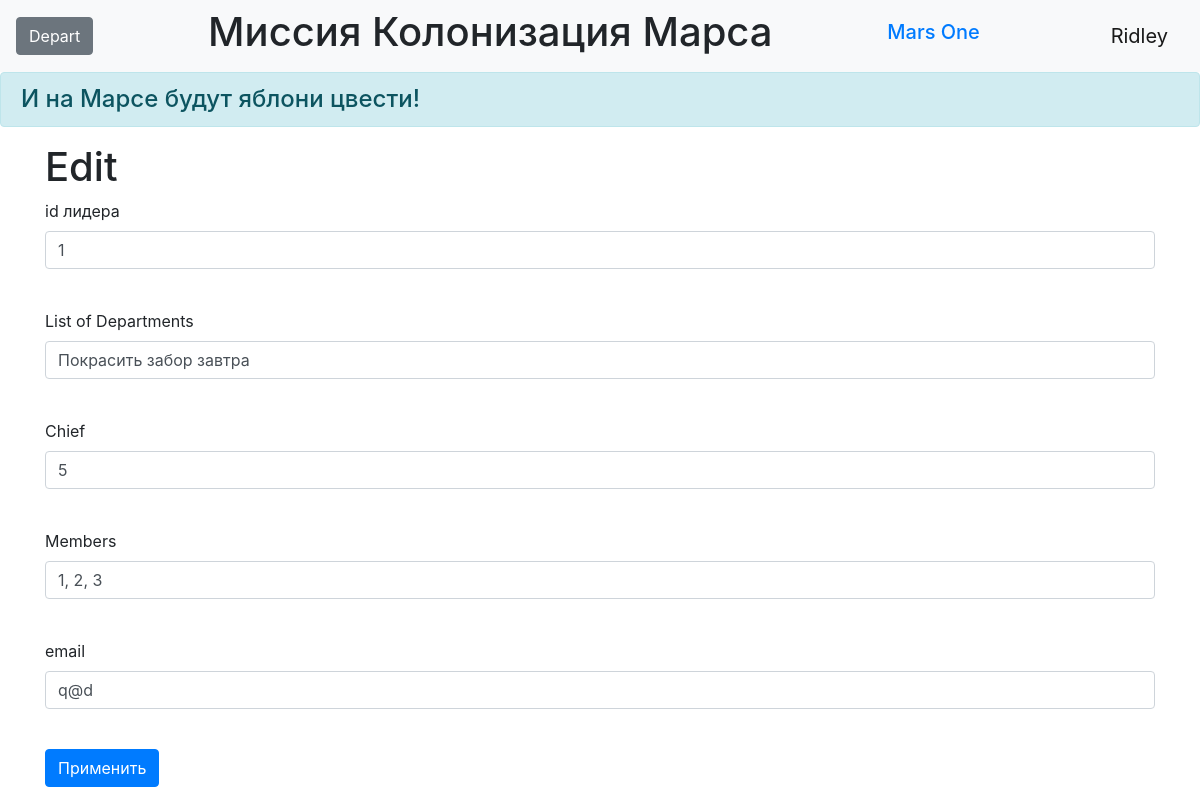
Before: /depart_edit/1 (signed in) with the older database file.
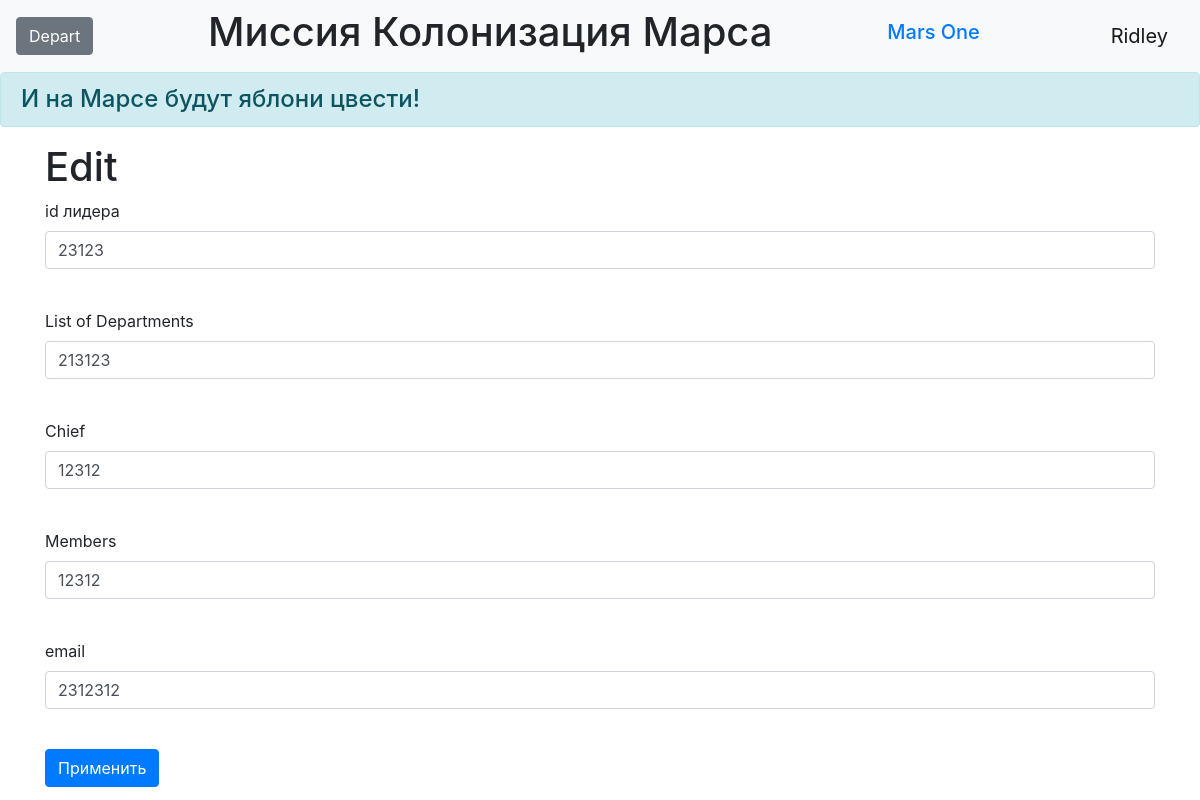
After: the same page with the newer database file.
### data/department.py (models this page shows)
class Depart(SqlAlchemyBase):
    __tablename__ = 'departments'
    id = sqlalchemy.Column(sqlalchemy.Integer,
                           primary_key=True, autoincrement=True)
    team_leader = sqlalchemy.Column(sqlalchemy.Integer,
                                    sqlalchemy.ForeignKey("users.id"))
    title = sqlalchemy.Column(sqlalchemy.String, nullable=True)
    chief = sqlalchemy.Column(sqlalchemy.String, nullable=True)
    members = sqlalchemy.Column(sqlalchemy.String, nullable=True)
    email = sqlalchemy.Column(sqlalchemy.String, default=True)
    start_date = sqlalchemy.Column(sqlalchemy.DateTime,
                                   default=datetime.datetime.now)
    end_date = sqlalchemy.Column(sqlalchemy.DateTime,
                                 default=datetime.datetime.now)
    user = orm.relationship('User')

### main.py (the view, shortened to what this page needs)
@app.route('/depart_edit/<int:id>', methods=['GET', 'POST'])
@login_required
def depart_edit(id):
    form = DepartForm()
    if request.method == "GET":
        db_sess = db_session.create_session()
        work = db_sess.query(Depart).filter(Depart.id == id,
                                          (Depart.team_leader == current_user.id) | (current_user.id == 1)
                                          ).first()
        if work:
            form.team_leader.data = work.team_leader
            form.title.data = work.title
            form.chief.data = work.chief
            form.members.data = work.members
            form.email.data = work.email
        else:
            abort(404)
    return render_template('edit_depart.html',
                           title='Редактирование работы',
                           form=form
                           )

### data/depart_forms.py
class DepartForm(FlaskForm):
    team_leader = IntegerField('id лидера', validators=[DataRequired()])
    title = StringField('List of Departments', validators=[DataRequired()])
    chief = StringField('Chief', validators=[DataRequired()])
    members = StringField('Members', validators=[DataRequired()])
    email = StringField("email", validators=[DataRequired()])
    submit = SubmitField('Применить')

### data/db_session.py (called while the page is built)
def create_session() -> Session:
    global __factory
    return __factory()

### main.py (called while the page is built)
@login_manager.user_loader
def load_user(user_id):
    db_sess = db_session.create_session()
    return db_sess.query(User).get(user_id)

### templates/edit_depart.html (shortened to what this page needs)
{% extends "base.html" %}
{% block content %}
<h1>Edit</h1>
<form action="" method="post">
    <p>
        {{ form.team_leader.label }}<br>
        {{ form.team_leader(class="form-control") }}<br>
    </p>
    <p>
        {{ form.title.label }}<br>
        {{ form.title(class="form-control") }}<br>
    </p>
    <p>
        {{ form.chief.label }}<br>
        {{ form.chief(class="form-control") }}<br>
    </p>
    <p>
        {{ form.members.label }}<br>
        {{ form.members(class="form-control") }}<br>
    </p>
     <p>
        {{ form.email.label }}<br>
        {{ form.email(class="form-control") }}<br>
    </p>
    <p>{{ form.submit(type="submit", class="btn btn-primary") }}</p>
</form>
{% endblock %}

Changed rows visible on the page:
changed Depart: team_leader "1" → "23123"; title "Покрасить забор завтра" → "213123"; chief "5" → "12312"; members "1, 2, 3" → "12312"; email "q@d" → "2312312"
